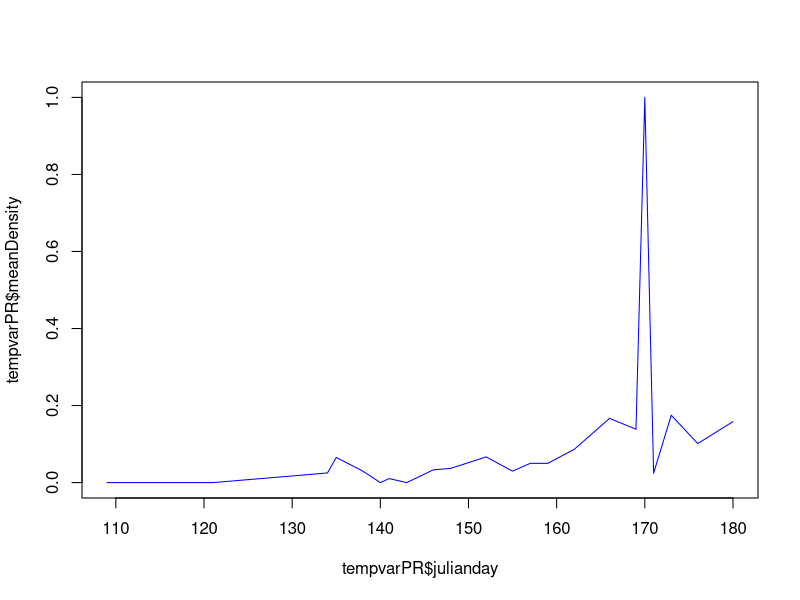
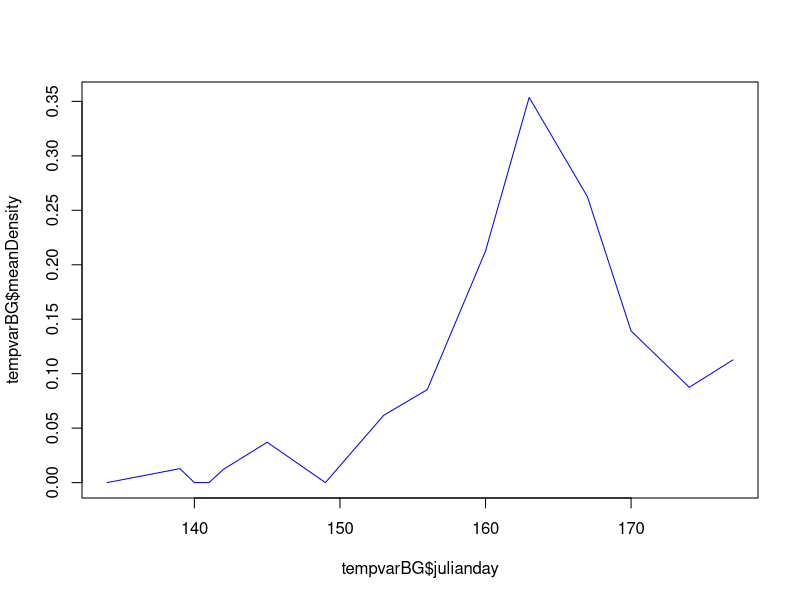

Here is the R script that generated these plots, in order:
################################################
# Script for conducting basic analyses based on 
# Caterpillars Count! data exported from the
# phpMyAdmin project site.

# Data include:
#
# tbl_surveys: date, site, time, and temperature of all survey events
#
# tbl_orders: arthropod observed, their length, and count associated with
#             each survey event

# Load required libraries
library(plyr)
library(dplyr)
library(lubridate)

# Read in data
surveys = read.csv('data/tbl_surveys.csv', header=F)
orders = read.csv('data/tbl_orders.csv', header=F)

names(surveys) = c('surveyID', 'site', 'userID', 'survey', 'circle', 'dateStart',
                   'dateSubmit', 'tempMin', 'tempMax', 'notes', 'plantSp',
                   'herbivory', 'photo', 'isValid')
names(orders) = c('recordID', 'surveyID', 'arthropod', 'length', 'notes',
                  'count', 'photo', 'time', 'isValid')

# Merge orders and surveys table
orders2 = merge(surveys, orders, by = 'surveyID', all = T)

orders2$date = as.POSIXlt(orders2$dateStart, format = "%m/%d/%Y %H:%M")
orders2$julianday = yday(orders2$date)

orders3 = orders2[, c('surveyID', 'site', 'survey', 'circle', 'date','julianday',
                      'plantSp','herbivory','arthropod','length',
                      'count','notes.y','notes.x')]

# temp fix of date class
orders3$date = as.character(orders3$date)

# add a year column
tempdate <- substring(orders3$date, 1, 4)
orders3$year = tempdate

# Calculate mean density per survey

meanDensityByDay = function(surveyData,            # merged dataframe of surveys and orders tables
                       ordersToInclude,       # which arthropod orders to calculate density for
                       byTreeSpecies = FALSE, # do we want to calculate densities separately for each tree?
                       minLength = 0,         # minimum arthropod size to include
                       inputYear,
                       inputSite)                  
  
  {
  dataYearSite = surveyData[surveyData$year == inputYear & surveyData$site == inputSite, ]
  effortByDay = data.frame(table(unique(dataYearSite[, c('surveyID', 'julianday')])$julianday))
  names(effortByDay) = c('julianday', 'numSurveys')
  
  temp = filter(surveyData,
                surveyData$year == inputYear & 
                surveyData$site == inputSite &
                length >= minLength & 
                arthropod %in% ordersToInclude)
  
  
  if (byTreeSpecies) {
    temp2 = ddply(temp, .(site, julianday, year, plantSp), summarize, 
                  totalCount = sum(count))
    
  } else {
    temp2 = ddply(temp, .(site, julianday, year), summarize, 
                  totalCount = sum(count))
  }
  
  temp3 = merge(effortByDay, temp2[, c('julianday', 'totalCount')], by = 'julianday', all = T)
  temp3$totalCount[is.na(temp3$totalCount)] = 0
  temp3$meanDensity = temp3$totalCount/temp3$numSurveys
  temp3$julianday = as.numeric(as.character(temp3$julianday))
  return(temp3)
}


# Create different subsets of data for beat sheets vs visual surveys, 
# morning versus afternoon, etc. Also, try to pull out the number of leaves
# for the BEAT SHEETs.

library(stringr)

visualsurvey = orders3[!grepl("BEAT SHEET", orders3$notes.x),]


beatsheet = orders3[grep("BEAT SHEET", orders3$notes.x),]
leavesNumTemp <- word(beatsheet$notes.x, -1, sep = "= ")
leavesNumTemp1 <- word(leavesNumTemp, 1, sep = "BEAT SHEET; Leaves  ")
leavesNumTemp2 <- word(leavesNumTemp1, 1, sep = "BEAT SHEET; Leaves=")
leavesNumTemp3 <- word(leavesNumTemp2, 1, sep = ";")
leavesNumTemp4 <- word(leavesNumTemp3, 1, sep = ",")

# Still errors in # leaves data


# Pulling out # Leaves, use strsplit(orders3$notes.x, "BEAT SHEET; Leaves = ")


splitbeat <- strsplit(as.character(beatsheet$notes.x), split = "BEAT SHEET; Leaves = ")
beatsheet$leavesBeatTemp = splitbeat

splitbeat1 <- strsplit(as.character(beatsheet$leavesBeatTemp), split = "BEAT SHEET; Leaves  = ")



# Plotting
tempvarPR <- meanDensityByDay(surveyData = orders3, ordersToInclude = 'Caterpillars (Lepidoptera larvae)', 
                             inputYear = '2015', inputSite = 117) # for Prairie Ridge plot
plot(tempvarPR$julianday, tempvarPR$meanDensity, type = 'l', col = "blue")

tempvarBG <- meanDensityByDay(surveyData = orders3, ordersToInclude = 'Caterpillars (Lepidoptera larvae)', 
                            inputYear = '2015', inputSite = 8892356) # for Botanical Garden plot
plot(tempvarBG$julianday, tempvarBG$meanDensity, type = 'l', col = "blue")

# Not sure if these are correct, never a mean density of 0?
# Adding if else statements for if you don't want to input year and site?
